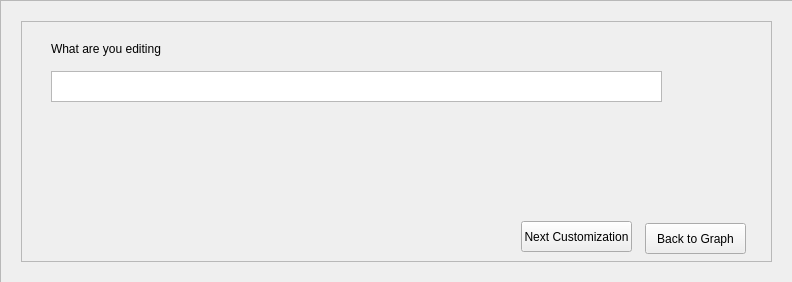
<?xml version="1.0" encoding="UTF-8"?>
<ui version="4.0">
 <class>MainWindow</class>
 <widget class="QMainWindow" name="MainWindow">
  <property name="geometry">
   <rect>
    <x>0</x>
    <y>0</y>
    <width>792</width>
    <height>282</height>
   </rect>
  </property>
  <property name="windowTitle">
   <string>MainWindow</string>
  </property>
  <widget class="QWidget" name="centralwidget">
   <widget class="QScrollArea" name="scrollArea">
    <property name="geometry">
     <rect>
      <x>0</x>
      <y>0</y>
      <width>801</width>
      <height>601</height>
     </rect>
    </property>
    <property name="widgetResizable">
     <bool>true</bool>
    </property>
    <widget class="QWidget" name="scrollAreaWidgetContents">
     <property name="geometry">
      <rect>
       <x>0</x>
       <y>0</y>
       <width>799</width>
       <height>599</height>
      </rect>
     </property>
     <widget class="QFrame" name="frame">
      <property name="geometry">
       <rect>
        <x>20</x>
        <y>20</y>
        <width>751</width>
        <height>241</height>
       </rect>
      </property>
      <property name="frameShape">
       <enum>QFrame::StyledPanel</enum>
      </property>
      <property name="frameShadow">
       <enum>QFrame::Raised</enum>
      </property>
      <widget class="QLabel" name="label">
       <property name="geometry">
        <rect>
         <x>30</x>
         <y>20</y>
         <width>211</width>
         <height>16</height>
        </rect>
       </property>
       <property name="text">
        <string>What are you editing</string>
       </property>
      </widget>
      <widget class="QTextEdit" name="textEdit">
       <property name="geometry">
        <rect>
         <x>30</x>
         <y>50</y>
         <width>611</width>
         <height>31</height>
        </rect>
       </property>
      </widget>
      <widget class="QPushButton" name="pushButton">
       <property name="geometry">
        <rect>
         <x>624</x>
         <y>202</y>
         <width>101</width>
         <height>31</height>
        </rect>
       </property>
       <property name="text">
        <string>Back to Graph</string>
       </property>
      </widget>
      <widget class="QPushButton" name="pushButton_2">
       <property name="geometry">
        <rect>
         <x>500</x>
         <y>200</y>
         <width>111</width>
         <height>31</height>
        </rect>
       </property>
       <property name="text">
        <string>Next Customization</string>
       </property>
      </widget>
     </widget>
    </widget>
   </widget>
  </widget>
 </widget>
 <resources/>
 <connections/>
</ui>
